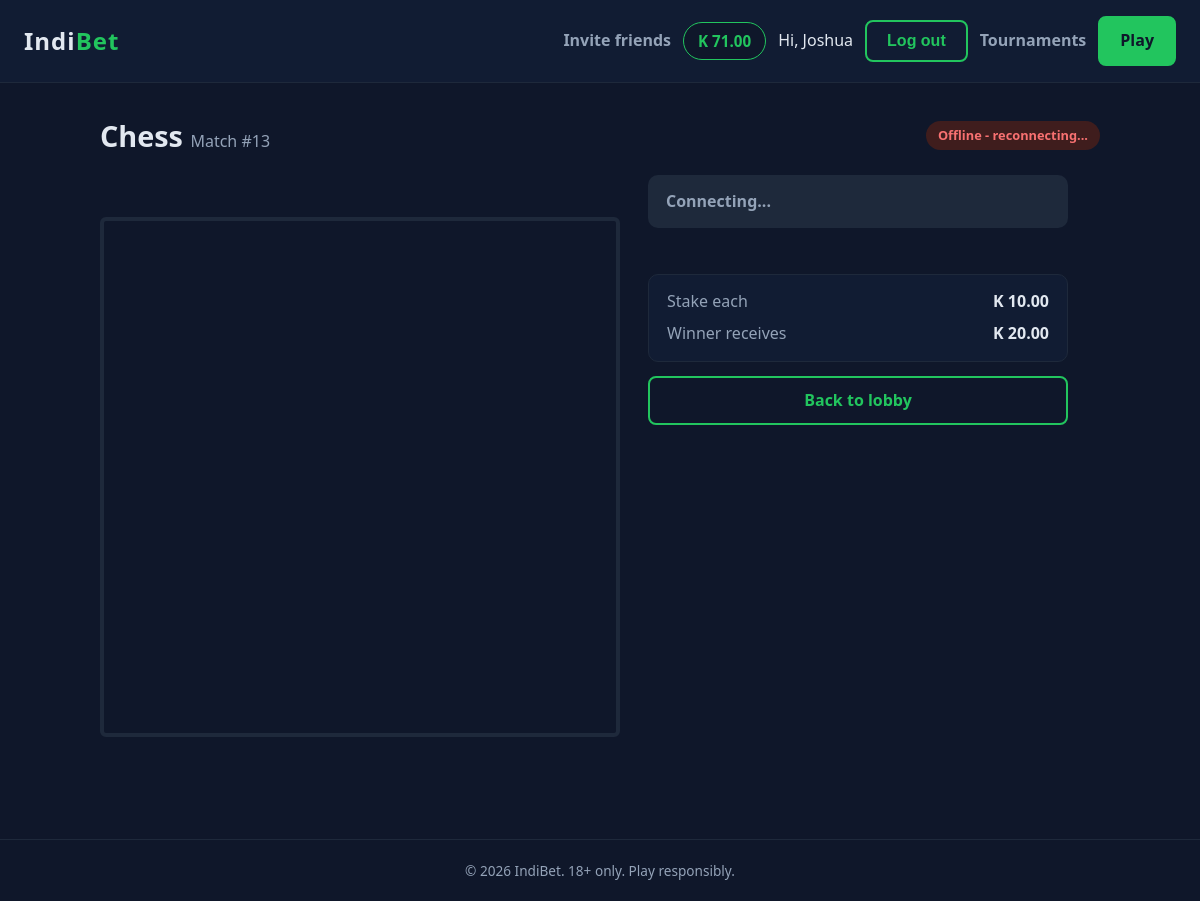
Screenshot of /matches/13/ (signed in) with the database file from the repository.
### accounts/models.py (models this page shows, shortened)
class User(AbstractUser):
    phone = models.CharField(max_length=20, blank=True)
    date_of_birth = models.DateField(null=True, blank=True)
    referral_code = models.CharField(
        max_length=12, unique=True, null=True, blank=True, editable=False
    )
    referred_by = models.ForeignKey(
        "self",
        null=True,
        blank=True,
        on_delete=models.SET_NULL,
        related_name="referrals",
    )

### wallet/models.py (models this page shows, shortened)
class Wallet(models.Model):
    user = models.OneToOneField(
        settings.AUTH_USER_MODEL,
        on_delete=models.PROTECT,
        related_name="wallet",
    )
    available = models.DecimalField(max_digits=14, decimal_places=2, default=Decimal("0.00"))
    held = models.DecimalField(max_digits=14, decimal_places=2, default=Decimal("0.00"))
    updated_at = models.DateTimeField(auto_now=True)
    class Meta:
        constraints = [
            models.CheckConstraint(
                condition=models.Q(available__gte=0),
                name="wallet_available_gte_0",
            ),
            models.CheckConstraint(
                condition=models.Q(held__gte=0),
                name="wallet_held_gte_0",
            ),
        ]

### matches/models.py (models this page shows, shortened)
class Match(models.Model):
    class Game(models.TextChoices):
        CHECKERS = "checkers", "Checkers"
        CHESS = "chess", "Chess"
    class Status(models.TextChoices):
        OPEN = "open", "Open"
        WAITING = "waiting", "Waiting for players"  # a tournament match, before the check-in ends
        STARTING = "starting", "Starting"
        ACTIVE = "active", "In progress"
        FINISHED = "finished", "Finished"
        CANCELLED = "cancelled", "Cancelled"
    game = models.CharField(max_length=20, choices=Game.choices, default=Game.CHECKERS)
    creator = models.ForeignKey(
        settings.AUTH_USER_MODEL, on_delete=models.PROTECT, related_name="created_matches"
    )
    opponent = models.ForeignKey(
        settings.AUTH_USER_MODEL,
        on_delete=models.PROTECT,
        null=True,
        blank=True,
        related_name="joined_matches",
    )
    stake = models.DecimalField(max_digits=14, decimal_places=2)
    status = models.CharField(
        max_length=10, choices=Status.choices, default=Status.OPEN, db_index=True
    )
    state = models.JSONField(default=dict, blank=True)  # the board and game state live here
    winner = models.ForeignKey(
        settings.AUTH_USER_MODEL,
        on_delete=models.PROTECT,
        null=True,
        blank=True,
        related_name="won_matches",
    )
    created_at = models.DateTimeField(auto_now_add=True)
    starts_at = models.DateTimeField(null=True, blank=True)  # end of the countdown
    started_at = models.DateTimeField(null=True, blank=True)
    turn_deadline = models.DateTimeField(null=True, blank=True)  # when the current player's time runs out
    finished_at = models.DateTimeField(null=True, blank=True)
    tournament = models.ForeignKey(
        "tournaments.Tournament",
        null=True,
        blank=True,
        on_delete=models.PROTECT,
        related_name="matches",
    )
    bracket_round = models.PositiveSmallIntegerField(null=True, blank=True)
    bracket_number = models.PositiveSmallIntegerField(null=True, blank=True)
    checkin_deadline = models.DateTimeField(null=True, blank=True)
    present = models.JSONField(default=list, blank=True)  # ids of the players who have arrived
    unpaid = models.JSONField(default=list, blank=True)  # ids of players who could not pay the match fee
    result_recorded = models.BooleanField(default=False)  # the tournament has used this match's result
    class Meta:
        ordering = ["-created_at"]

### matches/views.py (the view)
# urls.py: path("<int:match_id>/", views.board, name="board"),
@login_required
def board(request, match_id):
    match = get_object_or_404(
        Match.objects.select_related("creator", "opponent"), pk=match_id
    )
    if request.user.id not in (match.creator_id, match.opponent_id):
        raise Http404
    if match.status not in (Match.Status.ACTIVE, Match.Status.FINISHED):
        return redirect("matches:lobby")
    template = GAME_TEMPLATES.get(match.game)
    if not template:
        raise Http404
    context = {"match": match, "pot": match.stake * 2}
    return render(request, template, context)

### chessgame/templates/chessgame/board.html (shortened to what this page needs)
{% extends "core/base.html" %}
{% block content %}
<div class="container game">
    <div class="game-head">
        <h1>Chess <small>Match #{{ match.id }}</small></h1>
        <span id="conn" class="live">Connecting...</span>
    </div>
    <div class="game-layout">
        <div class="board-wrap">
            <div id="top-player" class="player-bar"></div>
            <div id="board" class="board"></div>
            <div id="bottom-player" class="player-bar"></div>
        </div>
        <aside class="side">
            <div id="status" class="status wait">
                Connecting...
            </div>
            <div id="notice" class="notice"></div>
            <div class="facts">
                <div>
                    <span>Stake each</span>
                    <strong>K {{ match.stake|floatformat:2 }}</strong>
                </div>
                <div>
                    <span>Winner receives</span>
                    <strong>K {{ pot|floatformat:2 }}</strong>
                </div>
            </div>
            <a href="{% url 'matches:lobby' %}" class="btn btn-outline">
                Back to lobby
            </a>
        </aside>
    </div>
</div>
{% endblock %}

### core/templates/core/base.html (shortened to what this page needs)
<!DOCTYPE html>
<html lang="en">
<head>
</head>
<body>
    <header class="navbar">
        <a href="/" class="logo">Indi<span>Bet</span></a>
        <nav class="nav-links">
            {% block nav %}
            {% if user.is_authenticated %}
                <a href="{% url 'accounts:referrals' %}" class="nav-link">Invite friends</a>
                <a href="{% url 'wallet:wallet' %}" class="balance" title="Available balance">K {{ user.wallet.available|floatformat:2 }}</a>
                <span>Hi, {{ user.username }}</span>
                <form method="post" action="{% url 'accounts:logout' %}" style="display:inline;">
                    <button type="submit" class="btn btn-outline" style="font-size:1rem;">Log out</button>
                </form>
            {% else %}
                <a href="{% url 'accounts:login' %}" class="btn btn-outline">Log in</a>
                <a href="{% url 'accounts:signup' %}" class="btn btn-primary">Sign up</a>
            {% endif %}
            {% endblock %}
            <a href="{% url 'tournaments:list' %}" class="nav-link">Tournaments</a>
            <a href="{% url 'matches:lobby' %}" class="btn btn-primary">Play</a>
        </nav>
    </header>
    <main>
        {% block content %}{% endblock %}
    </main>
    <footer>
        <p>&copy; 2026 IndiBet. 18+ only. Play responsibly.</p>
    </footer>
</body>
</html>

### rows the page displays
User: wallet.available "71.00", username "Joshua"
Match: id "13", stake "10.00"

### other values shown
{{ pot|floatformat:2 }} "20.00"
